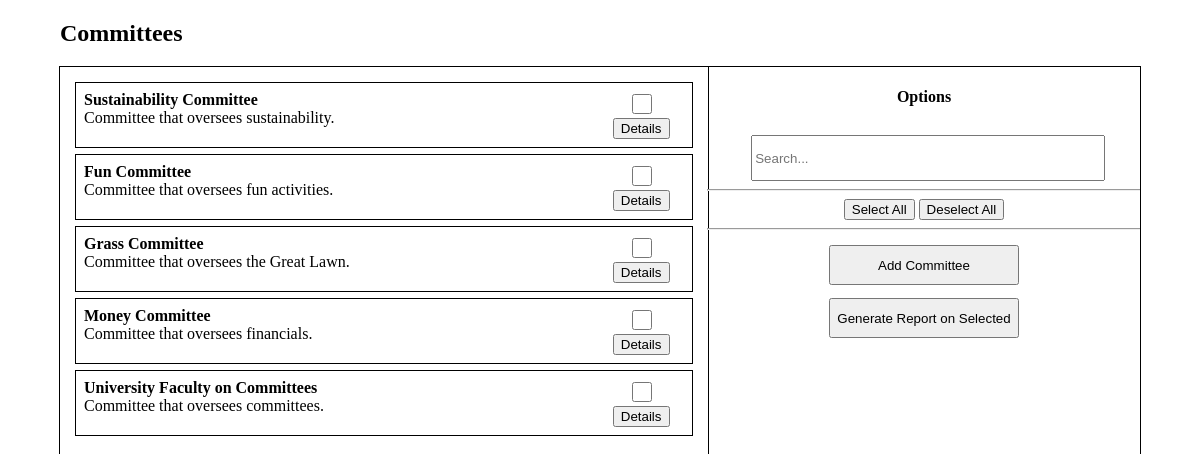
/committee_selection.php, run on the app's committed database.
### tables this page shows
CREATE TABLE IF NOT EXISTS `Committee` (
  `Committee_ID` INT NOT NULL AUTO_INCREMENT,
  `Name` VARCHAR(45) NOT NULL,
  `Description` VARCHAR(45) NOT NULL,
  PRIMARY KEY (`Committee_ID`));

### committee_selection.php (the view, shortened to what this page needs)
<!DOCTYPE html>
<html lang="en" dir="ltr">
  <head>
    <link rel="stylesheet" href="css/selection.css">
    <?php include 'databaseconnect.php'?>
  </head>
  <body>
    <div class="wrapper">
      <h2>Committees</h2>
      <div id="users">
        <div class="results">
            <?php
            $sql = "SELECT * FROM Committee";
            $result = $conn->query($sql);
            for ($a_result = array(); $row = $result->fetch_assoc(); $a_result[] = $row);
            if ($result->num_rows > 0) {
                foreach ($a_result as $row) {
                    $id = $row['Committee_ID'];
                    $name = $row['Name'];
                    $dept = $row['Description'];
                    echo "<div> <label name='$id'><b>$name</b><br>$dept<br>$pos</label>
                        <div class='resultChoices'>
                          <input type='checkbox' name='$id' form='options'></input><br>
                          <a href='committee_details.php?committee=$id'><button>Details</button></a>
                        </div>
                      </div>";
                }
            } else {
                echo "<h5>No results found for current search settings.</h5>";
            }
            ?>
        </div>
        <form id="options" action="    'x'    " method="post">
          <h4>Options</h4>
          <div class='searchbar'>
            <input type="text" name="search" placeholder="Search...">
          </div>
          <hr>
          <div>
            <button type="button" name="select_all">Select All</button>
            <button type="button" name="deselect_all">Deselect All</button>
          </div>
          <hr>
          <div class="emphasis">
            <button class="emphasis" type="button" name="add_user">Add Committee</button>
            <button class="emphasis" type="button" name="generate_user_report">Generate Report on Selected</button>
          </div>
        </form>
      </div>
    </div>
  </body>
</html>

### css/selection.css (style rules this page uses)
body { margin: 0; padding: 0; }
.wrapper { width: 90%; height: 600px; margin: 0 auto; }
h4 { text-align: center; }
#users { height: inherit; display: grid; grid-template-columns: 3fr 2fr; outline: 1px solid black; }
.results { overflow-y: scroll; grid-column: 1 / 2; padding: 0.5em; outline: 1px solid black; }
.results>div { display: grid; grid-template-columns: 6fr 1fr; padding: 0.5em; margin: 0.5em; outline: 1px solid black; }
.resultChoices { text-align: center; }
.resultChoices input[type=checkbox] { width: 1.5em; height: 1.5em; }
#options { display: flex; flex-flow: column nowrap; align-items: center; justify-content: flex-start; }
#options hr { margin: 0; padding: 0; width: 100%; }
.searchbar { width: 80%; }
.searchbar input { width: 100%; height: 3em; }
#options>div { padding: 0.5em; }
#options .emphasis { display: flex; flex-flow: column nowrap; }
#options .emphasis * { display: flex; align-items: center; justify-content: center; margin: 0.5em; height: 3em; }

### data on the page
committee: Name "Sustainability Committee", Description "Committee that oversees sustainability."
committee: Name "Fun Committee", Description "Committee that oversees fun activities."
committee: Name "Grass Committee", Description "Committee that oversees the Great Lawn."
committee: Name "Money Committee", Description "Committee that oversees financials."
committee: Name "University Faculty on Committees", Description "Committee that oversees committees."
